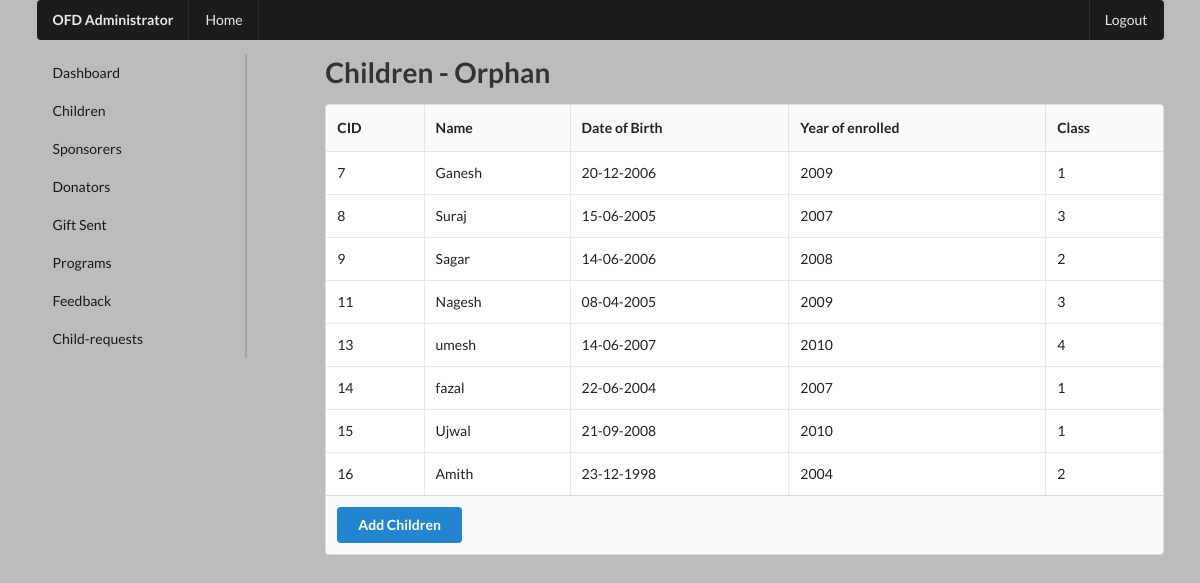
Screenshot of /admin/children.php (signed in) with the database file from the repository.
### tables this page shows
CREATE TABLE `children` (
  `cid` int(50) NOT NULL,
  `cname` varchar(30) NOT NULL,
  `cdob` date NOT NULL,
  `cyoe` year(4) NOT NULL,
  `cclass` int(3) NOT NULL,
  `cstory` text NOT NULL,
  `cphoto` text NOT NULL,
  `sponsored` tinyint(1) NOT NULL
);

### admin/children.php (the view, shortened to what this page needs)
<?php include './admin_components/admin_header.php' ?>
    <div class="ui container">
        <?php include './admin_components/admin_top-menu.php' ?>
        <div class="ui grid">
            <?php include './admin_components/admin_side-menu.php' ?>
            <div class="twelve wide column">
                <h1>Children - Orphan</h1>
                <table class="ui celled table">
                    <thead>
                        <tr>
                            <th>CID</th>
                            <th>Name</th>
                            <th>Date of Birth</th>
                            <th>Year of enrolled</th>
                            <th>Class</th>
                        </tr>
                    </thead>
                    <tbody>
                        <?php
                            $sql = "SELECT * FROM children";
                            $result = $conn->query($sql);
                            if ($result->num_rows > 0) {
                                while($row = $result->fetch_assoc()) {
                                $unformated = $row['cdob'];
                                $formateddate = date("d-m-Y", strtotime($unformated));
                        ?>
                        <tr>
                            <td><?php echo $row['cid']; ?></td>
                            <td><?php echo $row['cname']; ?></td>
                            <td><?php echo $formateddate; ?></td>
                            <td><?php echo $row['cyoe']; ?></td>
                            <td><?php echo $row['cclass']; ?></td>
                        </tr>
                        <?php
                                }
                            }
                        ?>
                    </tbody>
                    <tfoot class="full-width">
                        <tr>
                            <th colspan="5">
                                <a class="ui primary button" href="children-add.php"> Add Children </a>
                            </th>
                        </tr>
                    </tfoot>
                </table>
            </div>
        </div>
    </div>

### css/main.css (style rules this page uses)
:root { --background-color: #ffffff; --text-color: #333333; }
body { background-color: var(--background-color); color: var(--text-color); }

### rows the page displays
children: cid "7", cname "Ganesh", cdob "20-12-2006", cyoe "2009", cclass "1"
children: cid "8", cname "Suraj", cdob "15-06-2005", cyoe "2007", cclass "3"
children: cid "9", cname "Sagar", cdob "14-06-2006", cyoe "2008", cclass "2"
children: cid "11", cname "Nagesh", cdob "08-04-2005", cyoe "2009", cclass "3"
children: cid "13", cname "umesh", cdob "14-06-2007", cyoe "2010", cclass "4"
children: cid "14", cname "fazal", cdob "22-06-2004", cyoe "2007", cclass "1"
children: cid "15", cname "Ujwal", cdob "21-09-2008", cyoe "2010", cclass "1"
children: cid "16", cname "Amith", cdob "23-12-1998", cyoe "2004", cclass "2"
